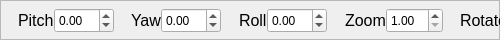
         <widget class="QFrame" name="frame_9">
          <property name="maximumSize">
           <size>
            <width>500</width>
            <height>40</height>
           </size>
          </property>
          <property name="frameShape">
           <enum>QFrame::StyledPanel</enum>
          </property>
          <property name="frameShadow">
           <enum>QFrame::Raised</enum>
          </property>
          <widget class="QWidget" name="layoutWidget_7">
           <property name="geometry">
            <rect>
             <x>0</x>
             <y>0</y>
             <width>583</width>
             <height>41</height>
            </rect>
           </property>
           <layout class="QHBoxLayout" name="horizontalLayout_24">
            <property name="spacing">
             <number>0</number>
            </property>
            <item>
             <layout class="QHBoxLayout" name="horizontalLayout_25">
              <item>
               <spacer name="horizontalSpacer_6">
                <property name="orientation">
                 <enum>Qt::Horizontal</enum>
                </property>
                <property name="sizeHint" stdset="0">
                 <size>
                  <width>40</width>
                  <height>20</height>
                 </size>
                </property>
               </spacer>
              </item>
              <item>
               <widget class="QLabel" name="label_59">
                <property name="sizePolicy">
                 <sizepolicy hsizetype="Maximum" vsizetype="Maximum">
                  <horstretch>0</horstretch>
                  <verstretch>0</verstretch>
                 </sizepolicy>
                </property>
                <property name="minimumSize">
                 <size>
                  <width>0</width>
                  <height>30</height>
                 </size>
                </property>
                <property name="maximumSize">
                 <size>
                  <width>60</width>
                  <height>16777215</height>
                 </size>
                </property>
                <property name="font">
                 <font>
                  <pointsize>12</pointsize>
                 </font>
                </property>
                <property name="text">
                 <string>Pitch</string>
                </property>
               </widget>
              </item>
              <item>
               <widget class="QDoubleSpinBox" name="pitch_z1">
                <property name="sizePolicy">
                 <sizepolicy hsizetype="Maximum" vsizetype="Maximum">
                  <horstretch>0</horstretch>
                  <verstretch>0</verstretch>
                 </sizepolicy>
                </property>
                <property name="minimumSize">
                 <size>
                  <width>0</width>
                  <height>0</height>
                 </size>
                </property>
                <property name="maximumSize">
                 <size>
                  <width>60</width>
                  <height>25</height>
                 </size>
                </property>
                <property name="minimum">
                 <double>-110.000000000000000</double>
                </property>
                <property name="maximum">
                 <double>110.000000000000000</double>
                </property>
               </widget>
              </item>
              <item>
               <spacer name="horizontalSpacer_3">
                <property name="orientation">
                 <enum>Qt::Horizontal</enum>
                </property>
                <property name="sizeHint" stdset="0">
                 <size>
                  <width>40</width>
                  <height>20</height>
                 </size>
                </property>
               </spacer>
              </item>
              <item>
               <widget class="QLabel" name="label_60">
                <property name="sizePolicy">
                 <sizepolicy hsizetype="Maximum" vsizetype="Maximum">
                  <horstretch>0</horstretch>
                  <verstretch>0</verstretch>
                 </sizepolicy>
                </property>
                <property name="minimumSize">
                 <size>
                  <width>0</width>
                  <height>30</height>
                 </size>
                </property>
                <property name="maximumSize">
                 <size>
                  <width>60</width>
                  <height>16777215</height>
                 </size>
                </property>
                <property name="font">
                 <font>
                  <pointsize>12</pointsize>
                 </font>
                </property>
                <property name="text">
                 <string>Yaw</string>
                </property>
               </widget>
              </item>
              <item>
               <widget class="QDoubleSpinBox" name="yaw_z1">
                <property name="sizePolicy">
                 <sizepolicy hsizetype="Maximum" vsizetype="Maximum">
                  <horstretch>0</horstretch>
                  <verstretch>0</verstretch>
                 </sizepolicy>
                </property>
                <property name="minimumSize">
                 <size>
                  <width>0</width>
                  <height>0</height>
                 </size>
                </property>
                <property name="maximumSize">
                 <size>
                  <width>60</width>
                  <height>25</height>
                 </size>
                </property>
                <property name="minimum">
                 <double>-110.000000000000000</double>
                </property>
                <property name="maximum">
                 <double>110.000000000000000</double>
                </property>
               </widget>
              </item>
              <item>
               <spacer name="horizontalSpacer_4">
                <property name="orientation">
                 <enum>Qt::Horizontal</enum>
                </property>
                <property name="sizeHint" stdset="0">
                 <size>
                  <width>40</width>
                  <height>20</height>
                 </size>
                </property>
               </spacer>
              </item>
              <item>
               <widget class="QLabel" name="label_61">
                <property name="sizePolicy">
                 <sizepolicy hsizetype="Maximum" vsizetype="Maximum">
                  <horstretch>0</horstretch>
                  <verstretch>0</verstretch>
                 </sizepolicy>
                </property>
                <property name="minimumSize">
                 <size>
                  <width>0</width>
                  <height>30</height>
                 </size>
                </property>
                <property name="maximumSize">
                 <size>
                  <width>60</width>
                  <height>16777215</height>
                 </size>
                </property>
                <property name="font">
                 <font>
                  <pointsize>12</pointsize>
                 </font>
                </property>
                <property name="text">
                 <string>Roll</string>
                </property>
               </widget>
              </item>
              <item>
               <widget class="QDoubleSpinBox" name="roll_z1">
                <property name="sizePolicy">
                 <sizepolicy hsizetype="Maximum" vsizetype="Maximum">
                  <horstretch>0</horstretch>
                  <verstretch>0</verstretch>
                 </sizepolicy>
                </property>
                <property name="minimumSize">
                 <size>
                  <width>0</width>
                  <height>0</height>
                 </size>
                </property>
                <property name="maximumSize">
                 <size>
                  <width>60</width>
                  <height>25</height>
                 </size>
                </property>
                <property name="minimum">
                 <double>-110.000000000000000</double>
                </property>
                <property name="maximum">
                 <double>110.000000000000000</double>
                </property>
               </widget>
              </item>
              <item>
               <spacer name="horizontalSpacer_5">
                <property name="orientation">
                 <enum>Qt::Horizontal</enum>
                </property>
                <property name="sizeHint" stdset="0">
                 <size>
                  <width>40</width>
                  <height>20</height>
                 </size>
                </property>
               </spacer>
              </item>
              <item>
               <widget class="QLabel" name="label_62">
                <property name="sizePolicy">
                 <sizepolicy hsizetype="Maximum" vsizetype="Maximum">
                  <horstretch>0</horstretch>
                  <verstretch>0</verstretch>
                 </sizepolicy>
                </property>
                <property name="minimumSize">
                 <size>
                  <width>0</width>
                  <height>30</height>
                 </size>
                </property>
                <property name="maximumSize">
                 <size>
                  <width>60</width>
                  <height>16777215</height>
                 </size>
                </property>
                <property name="font">
                 <font>
                  <pointsize>12</pointsize>
                 </font>
                </property>
                <property name="text">
                 <string>Zoom</string>
                </property>
               </widget>
              </item>
              <item>
               <widget class="QDoubleSpinBox" name="zoom_z1">
                <property name="sizePolicy">
                 <sizepolicy hsizetype="Maximum" vsizetype="Maximum">
                  <horstretch>0</horstretch>
                  <verstretch>0</verstretch>
                 </sizepolicy>
                </property>
                <property name="minimumSize">
                 <size>
                  <width>0</width>
                  <height>0</height>
                 </size>
                </property>
                <property name="maximumSize">
                 <size>
                  <width>60</width>
                  <height>25</height>
                 </size>
                </property>
                <property name="minimum">
                 <double>1.000000000000000</double>
                </property>
                <property name="maximum">
                 <double>20.000000000000000</double>
                </property>
               </widget>
              </item>
              <item>
               <spacer name="horizontalSpacer_8">
                <property name="orientation">
                 <enum>Qt::Horizontal</enum>
                </property>
                <property name="sizeHint" stdset="0">
                 <size>
                  <width>40</width>
                  <height>20</height>
                 </size>
                </property>
               </spacer>
              </item>
              <item>
               <widget class="QLabel" name="label_71">
                <property name="sizePolicy">
                 <sizepolicy hsizetype="Maximum" vsizetype="Maximum">
                  <horstretch>0</horstretch>
                  <verstretch>0</verstretch>
                 </sizepolicy>
                </property>
                <property name="minimumSize">
                 <size>
                  <width>0</width>
                  <height>30</height>
                 </size>
                </property>
                <property name="maximumSize">
                 <size>
                  <width>60</width>
                  <height>16777215</height>
                 </size>
                </property>
                <property name="font">
                 <font>
                  <pointsize>12</pointsize>
                 </font>
                </property>
                <property name="text">
                 <string>Rotate</string>
                </property>
               </widget>
              </item>
              <item>
               <widget class="QDoubleSpinBox" name="rotate_z1">
                <property name="sizePolicy">
                 <sizepolicy hsizetype="Maximum" vsizetype="Maximum">
                  <horstretch>0</horstretch>
                  <verstretch>0</verstretch>
                 </sizepolicy>
                </property>
                <property name="minimumSize">
                 <size>
                  <width>0</width>
                  <height>0</height>
                 </size>
                </property>
                <property name="maximumSize">
                 <size>
                  <width>60</width>
                  <height>25</height>
                 </size>
                </property>
               </widget>
              </item>
              <item>
               <spacer name="horizontalSpacer_7">
                <property name="orientation">
                 <enum>Qt::Horizontal</enum>
                </property>
                <property name="sizeHint" stdset="0">
                 <size>
                  <width>40</width>
                  <height>20</height>
                 </size>
                </property>
               </spacer>
              </item>
             </layout>
            </item>
           </layout>
          </widget>
         </widget>
